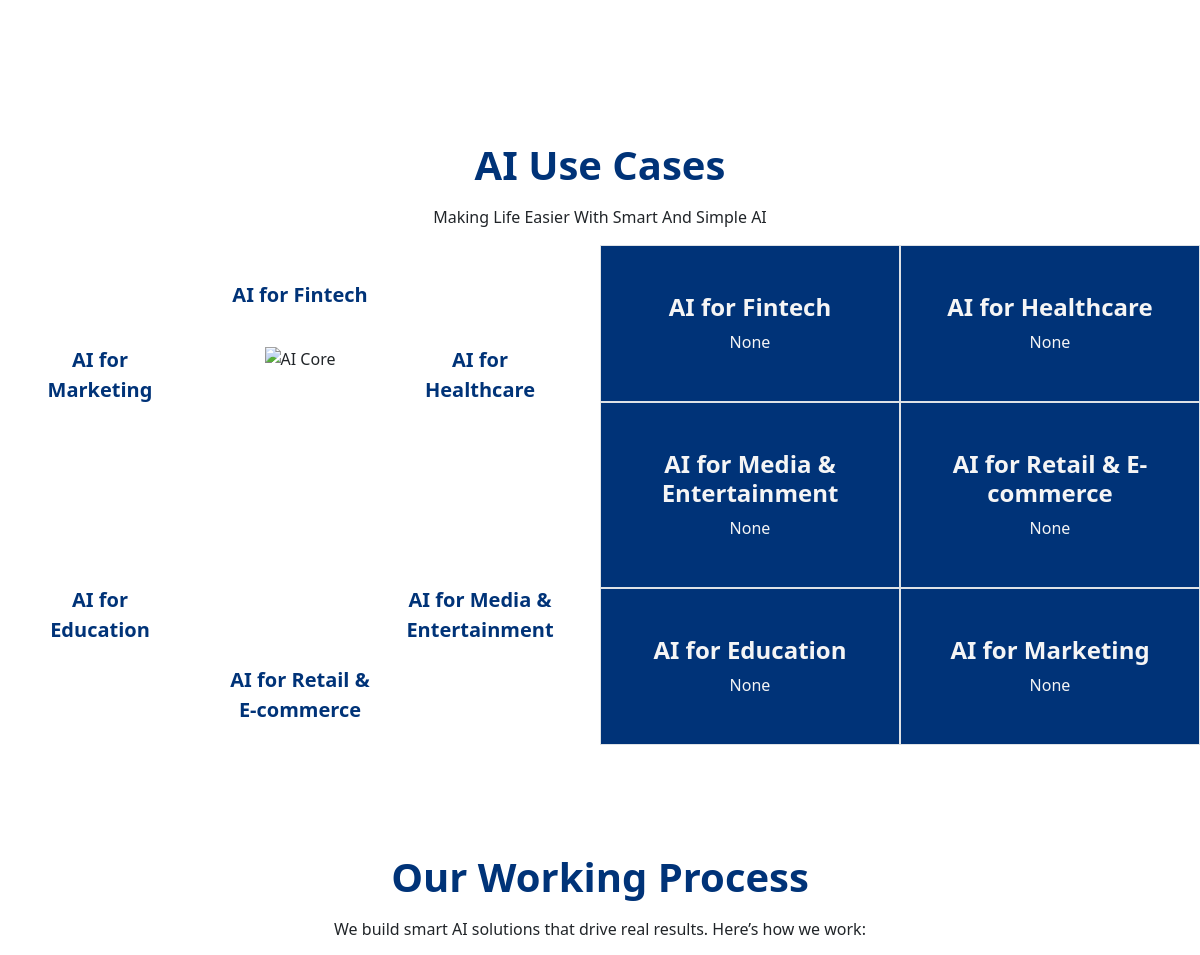
Before: /ai/ (middle part) with the older database file.
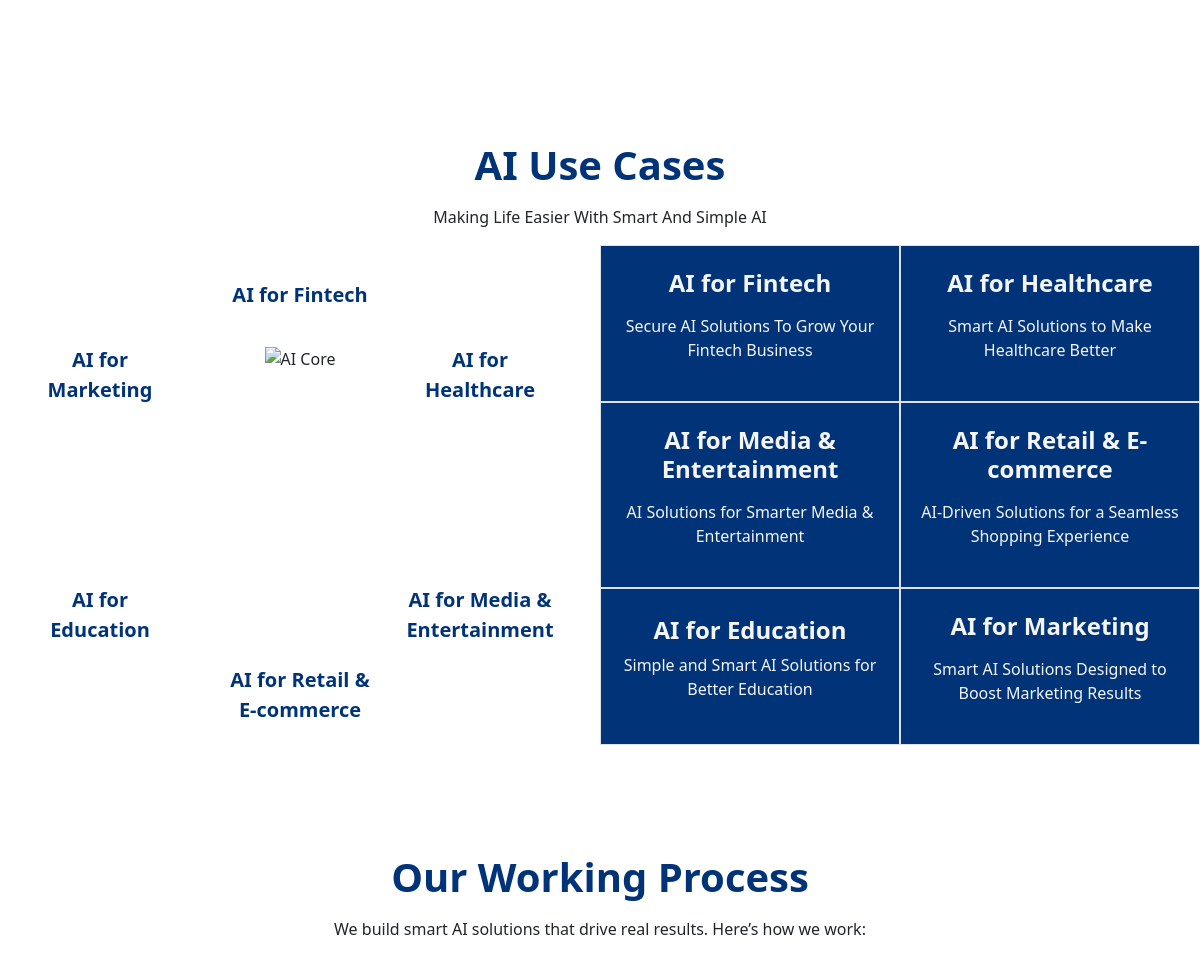
After: the same page with the newer database file.
### app_modules/adminapp/models.py (models this page shows, shortened)
class AICategory(BaseModel):
    name = models.CharField(max_length=255, null=True, blank=True)
    description = SummernoteTextField(null=True,blank=True)

### app_modules/userapp/views.py (the view)
# urls.py: path('ai/',views.UserAIView.as_view(),name="ai"),
class UserAIView(TemplateView):
    template_name = "userapp/ai.html"
    def get_context_data(self, **kwargs):
        context = super().get_context_data(**kwargs)
        context["ai_category"] = models.AICategory.objects.all()
        return context

### app_modules/userapp/context_processors.py (called while the page is built)
def global_data(request):
    servicecategory = models.ServiceCategory.objects.all()
    industrycategory = models.IndustryCategory.objects.all()
    aicategory = models.AICategory.objects.all()
    context = {
        'servicecategory':servicecategory,
        'industrycategory':industrycategory,
        'aicategory':aicategory,
    }
    return context

### templates/userapp/ai.html (shortened to what this page needs)
{% extends 'userapp/master.html' %}
{% load static %}
{% block content %}
    <div class="container py-5">
      <div class="row align-items-start">
        <div class="col-md-6 mb-4">
        </div>
      </div>
    </div>
    <section class="py-5">
      <div class="container-fluid text-center">
        <h1 class="fw-bold mb-3 text-blue">AI Use Cases</h1>
        <p>Making Life Easier With Smart And Simple AI</p>
        <div class="row">
          <div class="col-md-6">
            <div class="circle-container">
              <div class="center-ai">
                <img src="{% static 'userapp/images/AI-for.svg' %}" alt="AI Core" />
              </div>
              {% for ab in ai_category %}
              <div class="circle-item item-{{forloop.counter}}">{{ab.name}}</div>
              {% endfor %}
            </div>
          </div>
          <div class="col-md-6 bg-primary1 text-white p-0">
            <div class="row h-100 g-0">
              {% for ab in ai_category %}
              <div class="col-6 d-flex align-items-center justify-content-center border p-3">
                <a href="{% url 'userapp:ai_detail' ab.id %}" style="color: whitesmoke;"><div>
                  <h4 class="fw-bold">{{ab.name}}</h4>
                  <p class="mb-0">{{ab.description|safe}}</p>
                </div></a>
              </div>
              {% endfor %}
            </div>
          </div>
        </div>
      </div>
    </section>
    <section class="process-section text-center">
        <div class="container">
            <h1 class="mb-3 text-blue fw-bold text-center">Our Working Process</h1>
            <p class="mb-5">We build smart AI solutions that drive real results. Here’s how we work:</p>
        </div>
    </section>
{% endblock %}

### templates/userapp/master.html (shortened to what this page needs)
<!DOCTYPE html>
<html lang="en">
  {% load static %}
  <head>
    <link
      href="https://cdn.jsdelivr.net/npm/bootstrap@5.3.0/dist/css/bootstrap.min.css"
      rel="stylesheet"
    />
    <link
      rel="stylesheet"
      href="https://cdnjs.cloudflare.com/ajax/libs/font-awesome/6.7.2/css/all.min.css"
    />
    <link rel="stylesheet" href="{% static 'userapp/home.css' %}" />
    <link
      rel="stylesheet"
      href="https://cdnjs.cloudflare.com/ajax/libs/aos/2.3.4/aos.css"
    />
    <link
      rel="stylesheet"
      href="https://cdnjs.cloudflare.com/ajax/libs/OwlCarousel2/2.3.4/assets/owl.carousel.min.css"
    />
    <link
      rel="stylesheet"
      href="https://cdnjs.cloudflare.com/ajax/libs/OwlCarousel2/2.3.4/assets/owl.theme.default.min.css"
    />
  </head>
  <body>
    {% block content %}
    {% endblock %}
  </body>
</html>

### static/userapp/Home.css (style rules this page uses)
:root { --primary: #003378; --white: #ffffff; --dark: #00000081; }
.text-blue { color: var(--primary); }
.bg-primary1 { background: var(--primary); }
.process-section { padding: 60px 0; position: relative; }
.circle-container { position: relative; width: 400px; height: 400px; margin: 50px auto; }
.center-ai { position: absolute; top: 50%; left: 50%; transform: translate(-50%, -50%); width: 300px; height: 300px; }
.center-ai img { width: 100%; height: 100%; object-fit: contain; }
.circle-item { position: absolute; width: 160px; text-align: center; font-weight: 700; color: var(--primary); font-size: 20px; }
.item-1 { top: 0; left: 50%; transform: translate(-50%, -50%); }
.item-2 { top: 20%; right: 20px; transform: translate(50%, -50%); }
.item-3 { bottom: 20%; right: 20px; transform: translate(50%, 50%); }
.item-4 { bottom: 0; left: 50%; transform: translate(-50%, 50%); }
.item-5 { bottom: 20%; left: 0; transform: translate(-50%, 50%); }
.item-6 { top: 20%; left: 0; transform: translate(-50%, -50%); }

Changed rows visible on the page:
changed AICategory "AI for Fintech": description "None" → "Secure AI Solutions To Grow Your Fintech Business"
changed AICategory "AI for Healthcare": description "None" → "Smart AI Solutions to Make Healthcare Better"
changed AICategory "AI for Media & Entertainment": description "None" → "AI Solutions for Smarter Media & Entertainment"
changed AICategory "AI for Retail & E-commerce": description "None" → "AI-Driven Solutions for a Seamless Shopping Experience"
changed AICategory "AI for Education": description "None" → "Simple and Smart AI Solutions for Better Education"
changed AICategory "AI for Marketing": description "None" → "Smart AI Solutions Designed to Boost Marketing Results"
